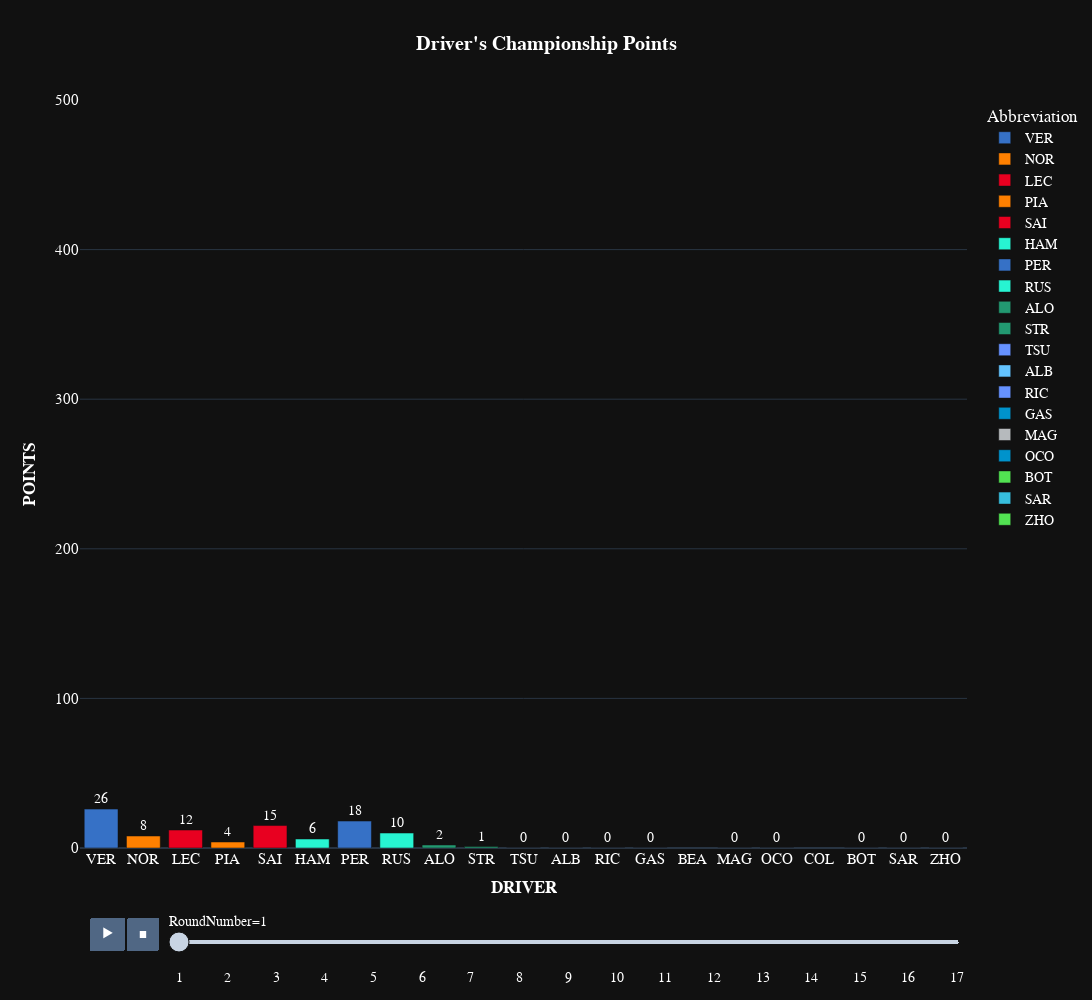

Source (notebook cell):
### Code cell
fig=px.bar(
    points_table,
    y="cumsum",
    x='Abbreviation',
    color='Abbreviation',
    text='cumsum',
    title="<b>Driver's Championship Points</b>",
    height=1000, width=1200,
    animation_frame="RoundNumber",
    animation_group="Abbreviation",
    # range_x=[0,500],
    range_y=[0,500],
    template="plotly_dark",
    # size='cumsum',
    # text='cumsum',

           color_discrete_map={
                 "ALB": "#64C4FF",
                 "ALO": "#229971",
                 "BOT": "#52e252",
                 "GAS": "#0093cc",
                 "HAM": "#27F4D2",
                 "HUL": "#B6BABD",
                 "LEC": "#E80020",
                 "MAG": "#B6BABD",
                 "NOR": "#FF8000",
                 "OCO": "#0093cc",
                 "PER": "#3671C6",
                 "PIA": "#FF8000",
                 "RIC": "#6692FF",
                 "RUS": "#27F4D2",
                 "SAI": "#E80020",
                 "SAR": "#37BEDD",
                 "STR": "#229971",
                 "TSU": "#6692FF",
                 "VER": "#3671C6",
                 "ZHO": "#52e252"
          }
)
fig.update_traces(textposition='outside')

fig.update_layout(
    title_x=0.5,
    hoverlabel=dict(
        bgcolor="white",
        font_size=16,
        font_family="PT Sans Narrow"
    ),
    xaxis_title="<b>DRIVER</b>",
    yaxis_title="<b>POINTS</b>",
    yaxis = dict(tickfont = dict(size=15)),
    xaxis = dict(tickfont = dict(size=15)),
    font=dict(
        family="PT Sans Narrow",
        size=14,
        color="White"
    ),
    title_font_family="PT Sans Narrow"
#  "Arial", "Balto", "Courier New", "Droid Sans", "Droid Serif", "Droid Sans Mono", "Gravitas One", "Old Standard TT", "Open Sans", "Overpass", "PT Sans Narrow", "Raleway", "Times New Roman"
)

fig.show()

### Figure 1 — Plotly figure (JSON) as saved in the notebook; plotly's stock layout.template omitted (floating-point values rounded to 4 significant figures)
{"data": [{"alignmentgroup": "True", "hovertemplate": "Abbreviation=%{x}<br>RoundNumber=1<br>cumsum=%{text}<extra></extra>", "ids": ["VER"], "legendgroup": "VER", "marker": {"color": "#3671C6", "pattern": {"shape": ""}}, "name": "VER", "offsetgroup": "VER", "orientation": "v", "showlegend": true, "text": [26], "textposition": "outside", "type": "bar", "x": ["VER"], "xaxis": "x", "y": [26], "yaxis": "y"}, {"alignmentgroup": "True", "hovertemplate": "Abbreviation=%{x}<br>RoundNumber=1<br>cumsum=%{text}<extra></extra>", "ids": ["NOR"], "legendgroup": "NOR", "marker": {"color": "#FF8000", "pattern": {"shape": ""}}, "name": "NOR", "offsetgroup": "NOR", "orientation": "v", "showlegend": true, "text": [8], "textposition": "outside", "type": "bar", "x": ["NOR"], "xaxis": "x", "y": [8], "yaxis": "y"}, {"alignmentgroup": "True", "hovertemplate": "Abbreviation=%{x}<br>RoundNumber=1<br>cumsum=%{text}<extra></extra>", "ids": ["LEC"], "legendgroup": "LEC", "marker": {"color": "#E80020", "pattern": {"shape": ""}}, "name": "LEC", "offsetgroup": "LEC", "orientation": "v", "showlegend": true, "text": [12], "textposition": "outside", "type": "bar", "x": ["LEC"], "xaxis": "x", "y": [12], "yaxis": "y"}, {"alignmentgroup": "True", "hovertemplate": "Abbreviation=%{x}<br>RoundNumber=1<br>cumsum=%{text}<extra></extra>", "ids": ["PIA"], "legendgroup": "PIA", "marker": {"color": "#FF8000", "pattern": {"shape": ""}}, "name": "PIA", "offsetgroup": "PIA", "orientation": "v", "showlegend": true, "text": [4], "textposition": "outside", "type": "bar", "x": ["PIA"], "xaxis": "x", "y": [4], "yaxis": "y"}, {"alignmentgroup": "True", "hovertemplate": "Abbreviation=%{x}<br>RoundNumber=1<br>cumsum=%{text}<extra></extra>", "ids": ["SAI"], "legendgroup": "SAI", "marker": {"color": "#E80020", "pattern": {"shape": ""}}, "name": "SAI", "offsetgroup": "SAI", "orientation": "v", "showlegend": true, "text": [15], "textposition": "outside", "type": "bar", "x": ["SAI"], "xaxis": "x", "y": [15], "yaxis": "y"}, {"alignmentgroup": "True", "hovertemplate": "Abbreviation=%{x}<br>RoundNumber=1<br>cumsum=%{text}<extra></extra>", "ids": ["HAM"], "legendgroup": "HAM", "marker": {"color": "#27F4D2", "pattern": {"shape": ""}}, "name": "HAM", "offsetgroup": "HAM", "orientation": "v", "showlegend": true, "text": [6], "textposition": "outside", "type": "bar", "x": ["HAM"], "xaxis": "x", "y": [6], "yaxis": "y"}, {"alignmentgroup": "True", "hovertemplate": "Abbreviation=%{x}<br>RoundNumber=1<br>cumsum=%{text}<extra></extra>", "ids": ["PER"], "legendgroup": "PER", "marker": {"color": "#3671C6", "pattern": {"shape": ""}}, "name": "PER", "offsetgroup": "PER", "orientation": "v", "showlegend": true, "text": [18], "textposition": "outside", "type": "bar", "x": ["PER"], "xaxis": "x", "y": [18], "yaxis": "y"}, {"alignmentgroup": "True", "hovertemplate": "Abbreviation=%{x}<br>RoundNumber=1<br>cumsum=%{text}<extra></extra>", "ids": ["RUS"], "legendgroup": "RUS", "marker": {"color": "#27F4D2", "pattern": {"shape": ""}}, "name": "RUS", "offsetgroup": "RUS", "orientation": "v", "showlegend": true, "text": [10], "textposition": "outside", "type": "bar", "x": ["RUS"], "xaxis": "x", "y": [10], "yaxis": "y"}, {"alignmentgroup": "True", "hovertemplate": "Abbreviation=%{x}<br>RoundNumber=1<br>cumsum=%{text}<extra></extra>", "ids": ["ALO"], "legendgroup": "ALO", "marker": {"color": "#229971", "pattern": {"shape": ""}}, "name": "ALO", "offsetgroup": "ALO", "orientation": "v", "showlegend": true, "text": [2], "textposition": "outside", "type": "bar", "x": ["ALO"], "xaxis": "x", "y": [2], "yaxis": "y"}, {"alignmentgroup": "True", "hovertemplate": "Abbreviation=%{x}<br>RoundNumber=1<br>cumsum=%{text}<extra></extra>", "ids": ["STR"], "legendgroup": "STR", "marker": {"color": "#229971", "pattern": {"shape": ""}}, "name": "STR", "offsetgroup": "STR", "orientation": "v", "showlegend": true, "text": [1], "textposition": "outside", "type": "bar", "x": ["STR"], "xaxis": "x", "y": [1], "yaxis": "y"}, {"alignmentgroup": "True", "hovertemplate": "Abbreviation=%{x}<br>RoundNumber=1<br>cumsum=%{text}<extra></extra>", "ids": ["TSU"], "legendgroup": "TSU", "marker": {"color": "#6692FF", "pattern": {"shape": ""}}, "name": "TSU", "offsetgroup": "TSU", "orientation": "v", "showlegend": true, "text": [0], "textposition": "outside", "type": "bar", "x": ["TSU"], "xaxis": "x", "y": [0], "yaxis": "y"}, {"alignmentgroup": "True", "hovertemplate": "Abbreviation=%{x}<br>RoundNumber=1<br>cumsum=%{text}<extra></extra>", "ids": ["ALB"], "legendgroup": "ALB", "marker": {"color": "#64C4FF", "pattern": {"shape": ""}}, "name": "ALB", "offsetgroup": "ALB", "orientation": "v", "showlegend": true, "text": [0], "textposition": "outside", "type": "bar", "x": ["ALB"], "xaxis": "x", "y": [0], "yaxis": "y"}, {"alignmentgroup": "True", "hovertemplate": "Abbreviation=%{x}<br>RoundNumber=1<br>cumsum=%{text}<extra></extra>", "ids": ["RIC"], "legendgroup": "RIC", "marker": {"color": "#6692FF", "pattern": {"shape": ""}}, "name": "RIC", "offsetgroup": "RIC", "orientation": "v", "showlegend": true, "text": [0], "textposition": "outside", "type": "bar", "x": ["RIC"], "xaxis": "x", "y": [0], "yaxis": "y"}, {"alignmentgroup": "True", "hovertemplate": "Abbreviation=%{x}<br>RoundNumber=1<br>cumsum=%{text}<extra></extra>", "ids": ["GAS"], "legendgroup": "GAS", "marker": {"color": "#0093cc", "pattern": {"shape": ""}}, "name": "GAS", "offsetgroup": "GAS", "orientation": "v", "showlegend": true, "text": [0], "textposition": "outside", "type": "bar", "x": ["GAS"], "xaxis": "x", "y": [0], "yaxis": "y"}, {"alignmentgroup": "True", "hovertemplate": "Abbreviation=%{x}<br>RoundNumber=1<br>cumsum=%{text}<extra></extra>", "ids": ["MAG"], "legendgroup": "MAG", "marker": {"color": "#B6BABD", "pattern": {"shape": ""}}, "name": "MAG", "offsetgroup": "MAG", "orientation": "v", "showlegend": true, "text": [0], "textposition": "outside", "type": "bar", "x": ["MAG"], "xaxis": "x", "y": [0], "yaxis": "y"}, {"alignmentgroup": "True", "hovertemplate": "Abbreviation=%{x}<br>RoundNumber=1<br>cumsum=%{text}<extra></extra>", "ids": ["OCO"], "legendgroup": "OCO", "marker": {"color": "#0093cc", "pattern": {"shape": ""}}, "name": "OCO", "offsetgroup": "OCO", "orientation": "v", "showlegend": true, "text": [0], "textposition": "outside", "type": "bar", "x": ["OCO"], "xaxis": "x", "y": [0], "yaxis": "y"}, {"alignmentgroup": "True", "hovertemplate": "Abbreviation=%{x}<br>RoundNumber=1<br>cumsum=%{text}<extra></extra>", "ids": ["BOT"], "legendgroup": "BOT", "marker": {"color": "#52e252", "pattern": {"shape": ""}}, "name": "BOT", "offsetgroup": "BOT", "orientation": "v", "showlegend": true, "text": [0], "textposition": "outside", "type": "bar", "x": ["BOT"], "xaxis": "x", "y": [0], "yaxis": "y"}, {"alignmentgroup": "True", "hovertemplate": "Abbreviation=%{x}<br>RoundNumber=1<br>cumsum=%{text}<extra></extra>", "ids": ["SAR"], "legendgroup": "SAR", "marker": {"color": "#37BEDD", "pattern": {"shape": ""}}, "name": "SAR", "offsetgroup": "SAR", "orientation": "v", "showlegend": true, "text": [0], "textposition": "outside", "type": "bar", "x": ["SAR"], "xaxis": "x", "y": [0], "yaxis": "y"}, {"alignmentgroup": "True", "hovertemplate": "Abbreviation=%{x}<br>RoundNumber=1<br>cumsum=%{text}<extra></extra>", "ids": ["ZHO"], "legendgroup": "ZHO", "marker": {"color": "#52e252", "pattern": {"shape": ""}}, "name": "ZHO", "offsetgroup": "ZHO", "orientation": "v", "showlegend": true, "text": [0], "textposition": "outside", "type": "bar", "x": ["ZHO"], "xaxis": "x", "y": [0], "yaxis": "y"}], "layout": {"barmode": "relative", "font": {"color": "White", "family": "PT Sans Narrow", "size": 14}, "height": 1000, "hoverlabel": {"bgcolor": "white", "font": {"family": "PT Sans Narrow", "size": 16}}, "legend": {"title": {"text": "Abbreviation"}, "tracegroupgap": 0}, "sliders": [{"active": 0, "currentvalue": {"prefix": "RoundNumber="}, "len": 0.9, "pad": {"b": 10, "t": 60}, "steps": [{"args": [["1"], {"frame": {"duration": 0, "redraw": true}, "fromcurrent": true, "mode": "immediate", "transition": {"duration": 0, "easing": "linear"}}], "label": "1", "method": "animate"}, {"args": [["2"], {"frame": {"duration": 0, "redraw": true}, "fromcurrent": true, "mode": "immediate", "transition": {"duration": 0, "easing": "linear"}}], "label": "2", "method": "animate"}, {"args": [["3"], {"frame": {"duration": 0, "redraw": true}, "fromcurrent": true, "mode": "immediate", "transition": {"duration": 0, "easing": "linear"}}], "label": "3", "method": "animate"}, {"args": [["4"], {"frame": {"duration": 0, "redraw": true}, "fromcurrent": true, "mode": "immediate", "transition": {"duration": 0, "easing": "linear"}}], "label": "4", "method": "animate"}, {"args": [["5"], {"frame": {"duration": 0, "redraw": true}, "fromcurrent": true, "mode": "immediate", "transition": {"duration": 0, "easing": "linear"}}], "label": "5", "method": "animate"}, {"args": [["6"], {"frame": {"duration": 0, "redraw": true}, "fromcurrent": true, "mode": "immediate", "transition": {"duration": 0, "easing": "linear"}}], "label": "6", "method": "animate"}, {"args": [["7"], {"frame": {"duration": 0, "redraw": true}, "fromcurrent": true, "mode": "immediate", "transition": {"duration": 0, "easing": "linear"}}], "label": "7", "method": "animate"}, {"args": [["8"], {"frame": {"duration": 0, "redraw": true}, "fromcurrent": true, "mode": "immediate", "transition": {"duration": 0, "easing": "linear"}}], "label": "8", "method": "animate"}, {"args": [["9"], {"frame": {"duration": 0, "redraw": true}, "fromcurrent": true, "mode": "immediate", "transition": {"duration": 0, "easing": "linear"}}], "label": "9", "method": "animate"}, {"args": [["10"], {"frame": {"duration": 0, "redraw": true}, "fromcurrent": true, "mode": "immediate", "transition": {"duration": 0, "easing": "linear"}}], "label": "10", "method": "animate"}, {"args": [["11"], {"frame": {"duration": 0, "redraw": true}, "fromcurrent": true, "mode": "immediate", "transition": {"duration": 0, "easing": "linear"}}], "label": "11", "method": "animate"}, {"args": [["12"], {"frame": {"duration": 0, "redraw": true}, "fromcurrent": true, "mode": "immediate", "transition": {"duration": 0, "easing": "linear"}}], "label": "12", "method": "animate"}, {"args": [["13"], {"frame": {"duration": 0, "redraw": true}, "fromcurrent": true, "mode": "immediate", "transition": {"duration": 0, "easing": "linear"}}], "label": "13", "method": "animate"}, {"args": [["14"], {"frame": {"duration": 0, "redraw": true}, "fromcurrent": true, "mode": "immediate", "transition": {"duration": 0, "easing": "linear"}}], "label": "14", "method": "animate"}, {"args": [["15"], {"frame": {"duration": 0, "redraw": true}, "fromcurrent": true, "mode": "immediate", "transition": {"duration": 0, "easing": "linear"}}], "label": "15", "method": "animate"}, {"args": [["16"], {"frame": {"duration": 0, "redraw": true}, "fromcurrent": true, "mode": "immediate", "transition": {"duration": 0, "easing": "linear"}}], "label": "16", "method": "animate"}, {"args": [["17"], {"frame": {"duration": 0, "redraw": true}, "fromcurrent": true, "mode": "immediate", "transition": {"duration": 0, "easing": "linear"}}], "label": "17", "method": "animate"}], "x": 0.1, "xanchor": "left", "y": 0, "yanchor": "top"}], "title": {"font": {"family": "PT Sans Narrow"}, "text": "<b>Driver's Championship Points</b>", "x": 0.5}, "updatemenus": [{"buttons": [{"args": [null, {"frame": {"duration": 500, "redraw": true}, "fromcurrent": true, "mode": "immediate", "transition": {"duration": 500, "easing": "linear"}}], "label": "&#9654;", "method": "animate"}, {"args": [[null], {"frame": {"duration": 0, "redraw": true}, "fromcurrent": true, "mode": "immediate", "transition": {"duration": 0, "easing": "linear"}}], "label": "&#9724;", "method": "animate"}], "direction": "left", "pad": {"r": 10, "t": 70}, "showactive": false, "type": "buttons", "x": 0.1, "xanchor": "right", "y": 0, "yanchor": "top"}], "width": 1200, "xaxis": {"anchor": "y", "categoryarray": ["VER", "NOR", "LEC", "PIA", "SAI", "HAM", "PER", "RUS", "ALO", "STR", "TSU", "ALB", "RIC", "GAS", "BEA", "MAG", "OCO", "COL", "BOT", "SAR", "ZHO"], "categoryorder": "array", "domain": [0, 1], "tickfont": {"size": 15}, "title": {"text": "<b>DRIVER</b>"}}, "yaxis": {"anchor": "x", "domain": [0, 1], "range": [0, 500], "tickfont": {"size": 15}, "title": {"text": "<b>POINTS</b>"}}}}
